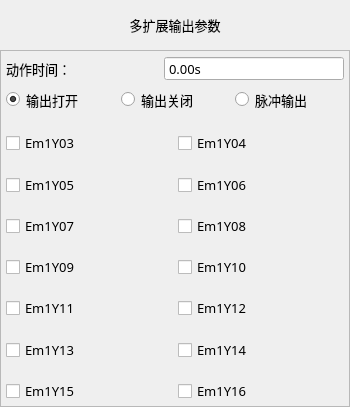
<?xml version="1.0" encoding="UTF-8"?>
<ui version="4.0">
 <class>FormActMExtOut</class>
 <widget class="QWidget" name="FormActMExtOut">
  <property name="geometry">
   <rect>
    <x>0</x>
    <y>0</y>
    <width>350</width>
    <height>407</height>
   </rect>
  </property>
  <property name="minimumSize">
   <size>
    <width>350</width>
    <height>407</height>
   </size>
  </property>
  <property name="maximumSize">
   <size>
    <width>700</width>
    <height>815</height>
   </size>
  </property>
  <property name="font">
   <font>
    <family>微软雅黑</family>
    <pointsize>10</pointsize>
   </font>
  </property>
  <property name="windowTitle">
   <string notr="true">扩展输出</string>
  </property>
  <property name="toolTip">
   <string notr="true"/>
  </property>
  <property name="statusTip">
   <string notr="true"/>
  </property>
  <property name="whatsThis">
   <string notr="true"/>
  </property>
  <property name="accessibleName">
   <string notr="true"/>
  </property>
  <property name="accessibleDescription">
   <string notr="true"/>
  </property>
  <property name="windowFilePath">
   <string notr="true"/>
  </property>
  <layout class="QVBoxLayout" name="verticalLayout">
   <property name="spacing">
    <number>0</number>
   </property>
   <property name="margin">
    <number>0</number>
   </property>
   <item>
    <widget class="QLabel" name="labelParaTitle">
     <property name="sizePolicy">
      <sizepolicy hsizetype="Preferred" vsizetype="Fixed">
       <horstretch>0</horstretch>
       <verstretch>0</verstretch>
      </sizepolicy>
     </property>
     <property name="minimumSize">
      <size>
       <width>0</width>
       <height>50</height>
      </size>
     </property>
     <property name="font">
      <font>
       <family>微软雅黑</family>
       <pointsize>10</pointsize>
       <weight>50</weight>
       <bold>false</bold>
      </font>
     </property>
     <property name="styleSheet">
      <string notr="true">QLabel#labelParaTitle
{
	color: black;
	border-image: url(:/img/widget/Panel.png) 0 4 0 4;
	border-left: 4px transparent;
	border-right: 4px transparent;
}
</string>
     </property>
     <property name="text">
      <string>多扩展输出参数</string>
     </property>
     <property name="alignment">
      <set>Qt::AlignCenter</set>
     </property>
    </widget>
   </item>
   <item>
    <widget class="QFrame" name="frameMExtOut">
     <property name="font">
      <font>
       <family>微软雅黑</family>
       <pointsize>10</pointsize>
      </font>
     </property>
     <property name="styleSheet">
      <string notr="true"/>
     </property>
     <property name="frameShape">
      <enum>QFrame::StyledPanel</enum>
     </property>
     <property name="frameShadow">
      <enum>QFrame::Plain</enum>
     </property>
     <property name="IsMainArea" stdset="0">
      <bool>true</bool>
     </property>
     <layout class="QGridLayout" name="gridLayout">
      <property name="margin">
       <number>5</number>
      </property>
      <item row="10" column="0" colspan="2">
       <spacer name="verticalSpacer">
        <property name="orientation">
         <enum>Qt::Vertical</enum>
        </property>
        <property name="sizeHint" stdset="0">
         <size>
          <width>20</width>
          <height>40</height>
         </size>
        </property>
       </spacer>
      </item>
      <item row="4" column="1">
       <widget class="xCheckBox" name="checkExtY05">
        <property name="sizePolicy">
         <sizepolicy hsizetype="Expanding" vsizetype="Fixed">
          <horstretch>0</horstretch>
          <verstretch>0</verstretch>
         </sizepolicy>
        </property>
        <property name="minimumSize">
         <size>
          <width>180</width>
          <height>50</height>
         </size>
        </property>
        <property name="maximumSize">
         <size>
          <width>16777215</width>
          <height>50</height>
         </size>
        </property>
        <property name="font">
         <font>
          <family>微软雅黑</family>
          <pointsize>10</pointsize>
          <weight>50</weight>
          <bold>false</bold>
         </font>
        </property>
        <property name="focusPolicy">
         <enum>Qt::NoFocus</enum>
        </property>
        <property name="text">
         <string notr="true">Em1Y06</string>
        </property>
        <property name="iconSize">
         <size>
          <width>32</width>
          <height>32</height>
         </size>
        </property>
       </widget>
      </item>
      <item row="5" column="1">
       <widget class="xCheckBox" name="checkExtY07">
        <property name="sizePolicy">
         <sizepolicy hsizetype="Expanding" vsizetype="Fixed">
          <horstretch>0</horstretch>
          <verstretch>0</verstretch>
         </sizepolicy>
        </property>
        <property name="minimumSize">
         <size>
          <width>180</width>
          <height>50</height>
         </size>
        </property>
        <property name="maximumSize">
         <size>
          <width>16777215</width>
          <height>50</height>
         </size>
        </property>
        <property name="font">
         <font>
          <family>微软雅黑</family>
          <pointsize>10</pointsize>
          <weight>50</weight>
          <bold>false</bold>
         </font>
        </property>
        <property name="focusPolicy">
         <enum>Qt::NoFocus</enum>
        </property>
        <property name="text">
         <string notr="true">Em1Y08</string>
        </property>
        <property name="iconSize">
         <size>
          <width>32</width>
          <height>32</height>
         </size>
        </property>
       </widget>
      </item>
      <item row="3" column="1">
       <widget class="xCheckBox" name="checkExtY03">
        <property name="sizePolicy">
         <sizepolicy hsizetype="Expanding" vsizetype="Fixed">
          <horstretch>0</horstretch>
          <verstretch>0</verstretch>
         </sizepolicy>
        </property>
        <property name="minimumSize">
         <size>
          <width>180</width>
          <height>50</height>
         </size>
        </property>
        <property name="maximumSize">
         <size>
          <width>16777215</width>
          <height>50</height>
         </size>
        </property>
        <property name="font">
         <font>
          <family>微软雅黑</family>
          <pointsize>10</pointsize>
          <weight>50</weight>
          <bold>false</bold>
         </font>
        </property>
        <property name="focusPolicy">
         <enum>Qt::NoFocus</enum>
        </property>
        <property name="text">
         <string notr="true">Em1Y04</string>
        </property>
        <property name="iconSize">
         <size>
          <width>32</width>
          <height>32</height>
         </size>
        </property>
       </widget>
      </item>
      <item row="6" column="1">
       <widget class="xCheckBox" name="checkExtY09">
        <property name="sizePolicy">
         <sizepolicy hsizetype="Expanding" vsizetype="Fixed">
          <horstretch>0</horstretch>
          <verstretch>0</verstretch>
         </sizepolicy>
        </property>
        <property name="minimumSize">
         <size>
          <width>180</width>
          <height>50</height>
         </size>
        </property>
        <property name="maximumSize">
         <size>
          <width>16777215</width>
          <height>50</height>
         </size>
        </property>
        <property name="font">
         <font>
          <family>微软雅黑</family>
          <pointsize>10</pointsize>
          <weight>50</weight>
          <bold>false</bold>
         </font>
        </property>
        <property name="focusPolicy">
         <enum>Qt::NoFocus</enum>
        </property>
        <property name="text">
         <string notr="true">Em1Y10</string>
        </property>
        <property name="iconSize">
         <size>
          <width>32</width>
          <height>32</height>
         </size>
        </property>
       </widget>
      </item>
      <item row="4" column="0">
       <widget class="xCheckBox" name="checkExtY04">
        <property name="sizePolicy">
         <sizepolicy hsizetype="Expanding" vsizetype="Fixed">
          <horstretch>0</horstretch>
          <verstretch>0</verstretch>
         </sizepolicy>
        </property>
        <property name="minimumSize">
         <size>
          <width>180</width>
          <height>50</height>
         </size>
        </property>
        <property name="maximumSize">
         <size>
          <width>16777215</width>
          <height>50</height>
         </size>
        </property>
        <property name="font">
         <font>
          <family>微软雅黑</family>
          <pointsize>10</pointsize>
          <weight>50</weight>
          <bold>false</bold>
         </font>
        </property>
        <property name="focusPolicy">
         <enum>Qt::NoFocus</enum>
        </property>
        <property name="text">
         <string notr="true">Em1Y05</string>
        </property>
        <property name="iconSize">
         <size>
          <width>32</width>
          <height>32</height>
         </size>
        </property>
       </widget>
      </item>
      <item row="9" column="1">
       <widget class="xCheckBox" name="checkExtY15">
        <property name="sizePolicy">
         <sizepolicy hsizetype="Expanding" vsizetype="Fixed">
          <horstretch>0</horstretch>
          <verstretch>0</verstretch>
         </sizepolicy>
        </property>
        <property name="minimumSize">
         <size>
          <width>180</width>
          <height>50</height>
         </size>
        </property>
        <property name="maximumSize">
         <size>
          <width>16777215</width>
          <height>50</height>
         </size>
        </property>
        <property name="font">
         <font>
          <family>微软雅黑</family>
          <pointsize>10</pointsize>
          <weight>50</weight>
          <bold>false</bold>
         </font>
        </property>
        <property name="focusPolicy">
         <enum>Qt::NoFocus</enum>
        </property>
        <property name="text">
         <string notr="true">Em1Y16</string>
        </property>
        <property name="iconSize">
         <size>
          <width>32</width>
          <height>32</height>
         </size>
        </property>
       </widget>
      </item>
      <item row="9" column="0">
       <widget class="xCheckBox" name="checkExtY14">
        <property name="sizePolicy">
         <sizepolicy hsizetype="Expanding" vsizetype="Fixed">
          <horstretch>0</horstretch>
          <verstretch>0</verstretch>
         </sizepolicy>
        </property>
        <property name="minimumSize">
         <size>
          <width>180</width>
          <height>50</height>
         </size>
        </property>
        <property name="maximumSize">
         <size>
          <width>16777215</width>
          <height>50</height>
         </size>
        </property>
        <property name="font">
         <font>
          <family>微软雅黑</family>
          <pointsize>10</pointsize>
          <weight>50</weight>
          <bold>false</bold>
         </font>
        </property>
        <property name="focusPolicy">
         <enum>Qt::NoFocus</enum>
        </property>
        <property name="text">
         <string notr="true">Em1Y15</string>
        </property>
        <property name="iconSize">
         <size>
          <width>32</width>
          <height>32</height>
         </size>
        </property>
       </widget>
      </item>
      <item row="8" column="1">
       <widget class="xCheckBox" name="checkExtY13">
        <property name="sizePolicy">
         <sizepolicy hsizetype="Expanding" vsizetype="Fixed">
          <horstretch>0</horstretch>
          <verstretch>0</verstretch>
         </sizepolicy>
        </property>
        <property name="minimumSize">
         <size>
          <width>180</width>
          <height>50</height>
         </size>
        </property>
        <property name="maximumSize">
         <size>
          <width>16777215</width>
          <height>50</height>
         </size>
        </property>
        <property name="font">
         <font>
          <family>微软雅黑</family>
          <pointsize>10</pointsize>
          <weight>50</weight>
          <bold>false</bold>
         </font>
        </property>
        <property name="focusPolicy">
         <enum>Qt::NoFocus</enum>
        </property>
        <property name="text">
         <string notr="true">Em1Y14</string>
        </property>
        <property name="iconSize">
         <size>
          <width>32</width>
          <height>32</height>
         </size>
        </property>
       </widget>
      </item>
      <item row="5" column="0">
       <widget class="xCheckBox" name="checkExtY06">
        <property name="sizePolicy">
         <sizepolicy hsizetype="Expanding" vsizetype="Fixed">
          <horstretch>0</horstretch>
          <verstretch>0</verstretch>
         </sizepolicy>
        </property>
        <property name="minimumSize">
         <size>
          <width>180</width>
          <height>50</height>
         </size>
        </property>
        <property name="maximumSize">
         <size>
          <width>16777215</width>
          <height>50</height>
         </size>
        </property>
        <property name="font">
         <font>
          <family>微软雅黑</family>
          <pointsize>10</pointsize>
          <weight>50</weight>
          <bold>false</bold>
         </font>
        </property>
        <property name="focusPolicy">
         <enum>Qt::NoFocus</enum>
        </property>
        <property name="text">
         <string notr="true">Em1Y07</string>
        </property>
        <property name="iconSize">
         <size>
          <width>32</width>
          <height>32</height>
         </size>
        </property>
       </widget>
      </item>
      <item row="7" column="0">
       <widget class="xCheckBox" name="checkExtY10">
        <property name="sizePolicy">
         <sizepolicy hsizetype="Expanding" vsizetype="Fixed">
          <horstretch>0</horstretch>
          <verstretch>0</verstretch>
         </sizepolicy>
        </property>
        <property name="minimumSize">
         <size>
          <width>180</width>
          <height>50</height>
         </size>
        </property>
        <property name="maximumSize">
         <size>
          <width>16777215</width>
          <height>50</height>
         </size>
        </property>
        <property name="font">
         <font>
          <family>微软雅黑</family>
          <pointsize>10</pointsize>
          <weight>50</weight>
          <bold>false</bold>
         </font>
        </property>
        <property name="focusPolicy">
         <enum>Qt::NoFocus</enum>
        </property>
        <property name="text">
         <string notr="true">Em1Y11</string>
        </property>
        <property name="iconSize">
         <size>
          <width>32</width>
          <height>32</height>
         </size>
        </property>
       </widget>
      </item>
      <item row="1" column="0" colspan="2">
       <layout class="QHBoxLayout" name="horizontalLayout_3">
        <item>
         <layout class="QHBoxLayout" name="horizontalLayout">
          <item>
           <widget class="xRadioButton" name="radioButton_on">
            <property name="sizePolicy">
             <sizepolicy hsizetype="Expanding" vsizetype="Fixed">
              <horstretch>0</horstretch>
              <verstretch>0</verstretch>
             </sizepolicy>
            </property>
            <property name="minimumSize">
             <size>
              <width>80</width>
              <height>25</height>
             </size>
            </property>
            <property name="maximumSize">
             <size>
              <width>16777215</width>
              <height>50</height>
             </size>
            </property>
            <property name="font">
             <font>
              <family>微软雅黑</family>
              <pointsize>10</pointsize>
              <weight>50</weight>
              <bold>false</bold>
             </font>
            </property>
            <property name="focusPolicy">
             <enum>Qt::NoFocus</enum>
            </property>
            <property name="text">
             <string>输出打开</string>
            </property>
            <property name="iconSize">
             <size>
              <width>32</width>
              <height>32</height>
             </size>
            </property>
            <property name="checked">
             <bool>true</bool>
            </property>
           </widget>
          </item>
          <item>
           <widget class="xRadioButton" name="radioButton_off">
            <property name="sizePolicy">
             <sizepolicy hsizetype="Expanding" vsizetype="Fixed">
              <horstretch>0</horstretch>
              <verstretch>0</verstretch>
             </sizepolicy>
            </property>
            <property name="minimumSize">
             <size>
              <width>80</width>
              <height>25</height>
             </size>
            </property>
            <property name="maximumSize">
             <size>
              <width>16777215</width>
              <height>50</height>
             </size>
            </property>
            <property name="font">
             <font>
              <family>微软雅黑</family>
              <pointsize>10</pointsize>
              <weight>50</weight>
              <bold>false</bold>
             </font>
            </property>
            <property name="focusPolicy">
             <enum>Qt::NoFocus</enum>
            </property>
            <property name="text">
             <string>输出关闭</string>
            </property>
            <property name="iconSize">
             <size>
              <width>32</width>
              <height>32</height>
             </size>
            </property>
           </widget>
          </item>
          <item>
           <widget class="xRadioButton" name="radioButton_Pulse">
            <property name="sizePolicy">
             <sizepolicy hsizetype="Expanding" vsizetype="Fixed">
              <horstretch>0</horstretch>
              <verstretch>0</verstretch>
             </sizepolicy>
            </property>
            <property name="minimumSize">
             <size>
              <width>80</width>
              <height>25</height>
             </size>
            </property>
            <property name="maximumSize">
             <size>
              <width>16777215</width>
              <height>50</height>
             </size>
            </property>
            <property name="font">
             <font>
              <family>微软雅黑</family>
              <pointsize>10</pointsize>
              <weight>50</weight>
              <bold>false</bold>
             </font>
            </property>
            <property name="focusPolicy">
             <enum>Qt::NoFocus</enum>
            </property>
            <property name="text">
             <string>脉冲输出</string>
            </property>
            <property name="iconSize">
             <size>
              <width>32</width>
              <height>32</height>
             </size>
            </property>
           </widget>
          </item>
         </layout>
        </item>
       </layout>
      </item>
      <item row="3" column="0">
       <widget class="xCheckBox" name="checkExtY02">
        <property name="sizePolicy">
         <sizepolicy hsizetype="Expanding" vsizetype="Fixed">
          <horstretch>0</horstretch>
          <verstretch>0</verstretch>
         </sizepolicy>
        </property>
        <property name="minimumSize">
         <size>
          <width>180</width>
          <height>50</height>
         </size>
        </property>
        <property name="maximumSize">
         <size>
          <width>16777215</width>
          <height>50</height>
         </size>
        </property>
        <property name="font">
         <font>
          <family>微软雅黑</family>
          <pointsize>10</pointsize>
          <weight>50</weight>
          <bold>false</bold>
         </font>
        </property>
        <property name="focusPolicy">
         <enum>Qt::NoFocus</enum>
        </property>
        <property name="text">
         <string notr="true">Em1Y03</string>
        </property>
        <property name="iconSize">
         <size>
          <width>32</width>
          <height>32</height>
         </size>
        </property>
       </widget>
      </item>
      <item row="6" column="0">
       <widget class="xCheckBox" name="checkExtY08">
        <property name="sizePolicy">
         <sizepolicy hsizetype="Expanding" vsizetype="Fixed">
          <horstretch>0</horstretch>
          <verstretch>0</verstretch>
         </sizepolicy>
        </property>
        <property name="minimumSize">
         <size>
          <width>180</width>
          <height>50</height>
         </size>
        </property>
        <property name="maximumSize">
         <size>
          <width>16777215</width>
          <height>50</height>
         </size>
        </property>
        <property name="font">
         <font>
          <family>微软雅黑</family>
          <pointsize>10</pointsize>
          <weight>50</weight>
          <bold>false</bold>
         </font>
        </property>
        <property name="focusPolicy">
         <enum>Qt::NoFocus</enum>
        </property>
        <property name="text">
         <string notr="true">Em1Y09</string>
        </property>
        <property name="iconSize">
         <size>
          <width>32</width>
          <height>32</height>
         </size>
        </property>
       </widget>
      </item>
      <item row="7" column="1">
       <widget class="xCheckBox" name="checkExtY11">
        <property name="sizePolicy">
         <sizepolicy hsizetype="Expanding" vsizetype="Fixed">
          <horstretch>0</horstretch>
          <verstretch>0</verstretch>
         </sizepolicy>
        </property>
        <property name="minimumSize">
         <size>
          <width>180</width>
          <height>50</height>
         </size>
        </property>
        <property name="maximumSize">
         <size>
          <width>16777215</width>
          <height>50</height>
         </size>
        </property>
        <property name="font">
         <font>
          <family>微软雅黑</family>
          <pointsize>10</pointsize>
          <weight>50</weight>
          <bold>false</bold>
         </font>
        </property>
        <property name="focusPolicy">
         <enum>Qt::NoFocus</enum>
        </property>
        <property name="text">
         <string notr="true">Em1Y12</string>
        </property>
        <property name="iconSize">
         <size>
          <width>32</width>
          <height>32</height>
         </size>
        </property>
       </widget>
      </item>
      <item row="8" column="0">
       <widget class="xCheckBox" name="checkExtY12">
        <property name="sizePolicy">
         <sizepolicy hsizetype="Expanding" vsizetype="Fixed">
          <horstretch>0</horstretch>
          <verstretch>0</verstretch>
         </sizepolicy>
        </property>
        <property name="minimumSize">
         <size>
          <width>180</width>
          <height>50</height>
         </size>
        </property>
        <property name="maximumSize">
         <size>
          <width>16777215</width>
          <height>50</height>
         </size>
        </property>
        <property name="font">
         <font>
          <family>微软雅黑</family>
          <pointsize>10</pointsize>
          <weight>50</weight>
          <bold>false</bold>
         </font>
        </property>
        <property name="focusPolicy">
         <enum>Qt::NoFocus</enum>
        </property>
        <property name="text">
         <string notr="true">Em1Y13</string>
        </property>
        <property name="iconSize">
         <size>
          <width>32</width>
          <height>32</height>
         </size>
        </property>
       </widget>
      </item>
      <item row="0" column="0" colspan="2">
       <layout class="QHBoxLayout" name="horizontalLayout_2">
        <item>
         <widget class="QLabel" name="labelDelay">
          <property name="sizePolicy">
           <sizepolicy hsizetype="Expanding" vsizetype="Preferred">
            <horstretch>0</horstretch>
            <verstretch>0</verstretch>
           </sizepolicy>
          </property>
          <property name="minimumSize">
           <size>
            <width>150</width>
            <height>25</height>
           </size>
          </property>
          <property name="maximumSize">
           <size>
            <width>16777215</width>
            <height>50</height>
           </size>
          </property>
          <property name="font">
           <font>
            <family>微软雅黑</family>
            <pointsize>10</pointsize>
            <weight>50</weight>
            <bold>false</bold>
           </font>
          </property>
          <property name="text">
           <string>动作时间：</string>
          </property>
         </widget>
        </item>
        <item>
         <widget class="xDoubleSpinBox" name="BoxDelay">
          <property name="enabled">
           <bool>true</bool>
          </property>
          <property name="sizePolicy">
           <sizepolicy hsizetype="Fixed" vsizetype="Fixed">
            <horstretch>0</horstretch>
            <verstretch>0</verstretch>
           </sizepolicy>
          </property>
          <property name="minimumSize">
           <size>
            <width>180</width>
            <height>25</height>
           </size>
          </property>
          <property name="maximumSize">
           <size>
            <width>200</width>
            <height>50</height>
           </size>
          </property>
          <property name="font">
           <font>
            <family>微软雅黑</family>
            <pointsize>10</pointsize>
            <weight>50</weight>
            <bold>false</bold>
           </font>
          </property>
          <property name="focusPolicy">
           <enum>Qt::ClickFocus</enum>
          </property>
          <property name="acceptDrops">
           <bool>false</bool>
          </property>
          <property name="alignment">
           <set>Qt::AlignLeading|Qt::AlignLeft|Qt::AlignVCenter</set>
          </property>
          <property name="buttonSymbols">
           <enum>QAbstractSpinBox::NoButtons</enum>
          </property>
          <property name="specialValueText">
           <string notr="true"/>
          </property>
          <property name="keyboardTracking">
           <bool>false</bool>
          </property>
          <property name="suffix">
           <string notr="true">s</string>
          </property>
          <property name="decimals">
           <number>2</number>
          </property>
          <property name="maximum">
           <double>9.990000000000000</double>
          </property>
          <property name="singleStep">
           <double>0.100000000000000</double>
          </property>
          <property name="HasBtn" stdset="0">
           <bool>true</bool>
          </property>
         </widget>
        </item>
       </layout>
      </item>
     </layout>
    </widget>
   </item>
  </layout>
 </widget>
 <customwidgets>
  <customwidget>
   <class>xRadioButton</class>
   <extends>QRadioButton</extends>
   <header>xradiobutton.h</header>
  </customwidget>
  <customwidget>
   <class>xDoubleSpinBox</class>
   <extends>QDoubleSpinBox</extends>
   <header>xdoublespinbox.h</header>
   <slots>
    <signal>clicked()</signal>
   </slots>
  </customwidget>
  <customwidget>
   <class>xCheckBox</class>
   <extends>QCheckBox</extends>
   <header>xcheckbox.h</header>
  </customwidget>
 </customwidgets>
 <tabstops>
  <tabstop>radioButton_on</tabstop>
  <tabstop>radioButton_off</tabstop>
  <tabstop>BoxDelay</tabstop>
 </tabstops>
 <resources/>
 <connections>
  <connection>
   <sender>BoxDelay</sender>
   <signal>clicked()</signal>
   <receiver>FormActMExtOut</receiver>
   <slot>inputDelay()</slot>
   <hints>
    <hint type="sourcelabel">
     <x>242</x>
     <y>296</y>
    </hint>
    <hint type="destinationlabel">
     <x>155</x>
     <y>433</y>
    </hint>
   </hints>
  </connection>
 </connections>
 <slots>
  <slot>inputDelay()</slot>
  <slot>inputInterval()</slot>
  <slot>selectPort()</slot>
  <slot>extOutOn()</slot>
  <slot>extOutOff()</slot>
 </slots>
</ui>
